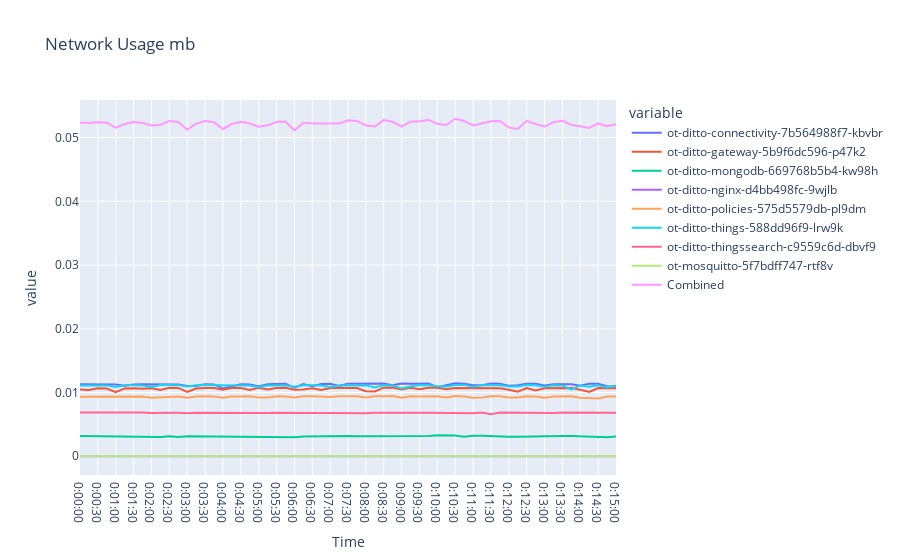

Notebook code cell kept with this figure:
### Code cell
# Plot using matplotlib
plt.figure(figsize=(15, 5))
plt.plot(light_network.index, light_network)
plt.xlabel('Time')
plt.xticks(rotation=90)
plt.ylabel('Value')
plt.title('Network Usage mb')
plt.legend(light_network.keys(), bbox_to_anchor=(1.01, 1), loc="upper left")
plt.show()

# Plot using plotly
fig = px.line(light_network, x=light_network.index, y=light_network.keys(), title='Network Usage mb')
fig.show()
